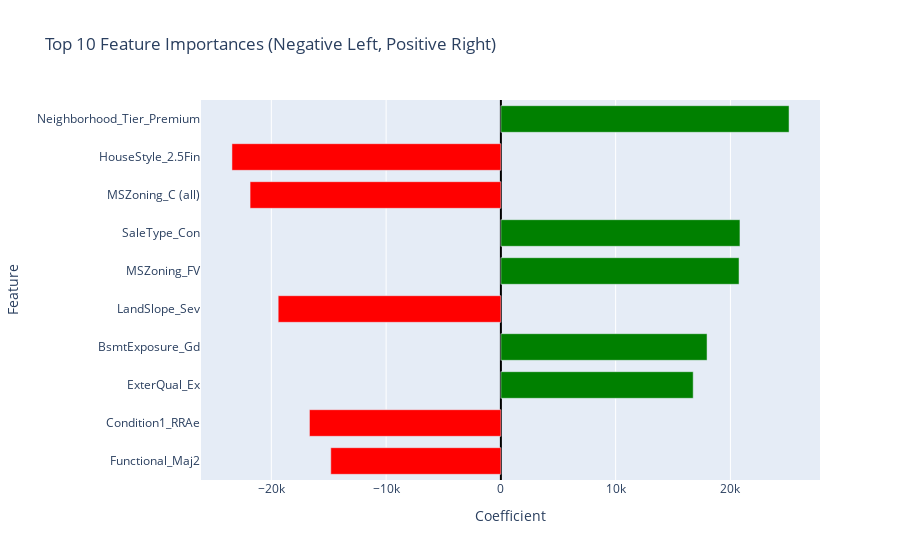

This figure's notebook cell:
### Code cell
import plotly.graph_objects as go


# Select top 10 features by absolute importance
top_10 = feat_imp.reindex(feat_imp.abs().sort_values(ascending=False).index).head(10)

colors = ['green' if val > 0 else 'red' for val in top_10.values]

fig = go.Figure()

fig.add_trace(go.Bar(
    x=top_10.values,
    y=top_10.index,
    orientation='h',
    marker_color=colors,
    base=0  # baseline zero, so negatives go left, positives right
))

fig.update_layout(
    title="Top 10 Feature Importances (Negative Left, Positive Right)",
    xaxis_title="Coefficient",
    yaxis_title="Feature",
    yaxis=dict(autorange='reversed'),
    bargap=0.3,
    xaxis=dict(
        zeroline=True,
        zerolinewidth=2,
        zerolinecolor='black',
    ),
)

fig.show()

### Figure 1 — Plotly figure (JSON) as saved in the notebook; plotly's stock layout.template omitted (floating-point values rounded to 4 significant figures)
{"data": [{"base": 0, "marker": {"color": ["green", "red", "red", "green", "green", "red", "green", "green", "red", "red"]}, "orientation": "h", "type": "bar", "x": [25110.0, -23430.0, -21850.0, 20830.0, 20750.0, -19400.0, 17960.0, 16760.0, -16680.0, -14820.0], "y": ["Neighborhood_Tier_Premium", "HouseStyle_2.5Fin", "MSZoning_C (all)", "SaleType_Con", "MSZoning_FV", "LandSlope_Sev", "BsmtExposure_Gd", "ExterQual_Ex", "Condition1_RRAe", "Functional_Maj2"]}], "layout": {"bargap": 0.3, "title": {"text": "Top 10 Feature Importances (Negative Left, Positive Right)"}, "xaxis": {"title": {"text": "Coefficient"}, "zeroline": true, "zerolinecolor": "black", "zerolinewidth": 2}, "yaxis": {"autorange": "reversed", "title": {"text": "Feature"}}}}
